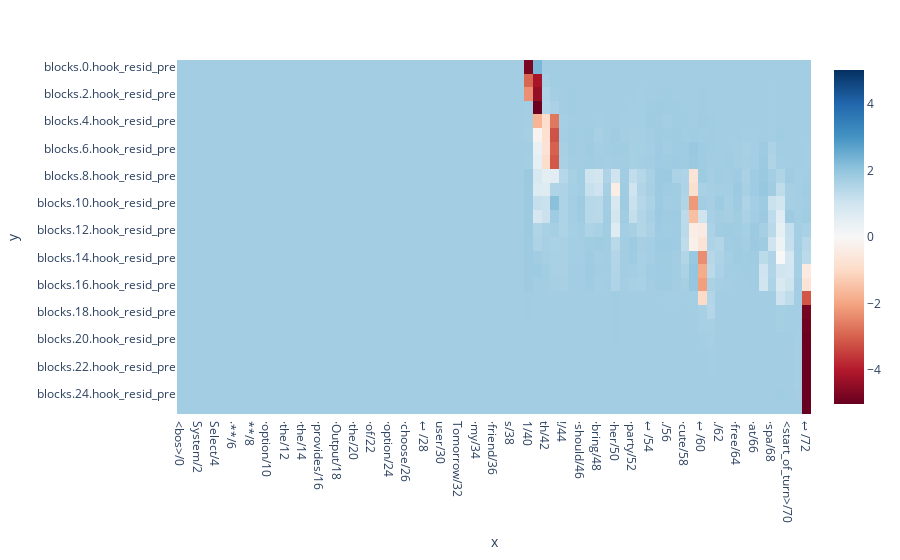

Here is the notebook cell this chart was saved with:
### Code cell
from utils.neel_utils import imshow

LABELED_TOKENS = nutils.process_tokens_index(model.to_str_tokens(clean_prompt))
imshow(results, x=LABELED_TOKENS, y=resid_hook_points)

### Figure 1 — Plotly figure (JSON) as saved in the notebook; plotly's stock layout.template omitted (floating-point values rounded to 4 significant figures; data arrays with more than 128 entries replaced by an {"elided": "..."} marker saying what was removed)
{"data": [{"coloraxis": "coloraxis", "hovertemplate": "x: %{x}<br>y: %{y}<br>color: %{z}<extra></extra>", "name": "0", "type": "heatmap", "x": ["<bos>/0", "<start_of_turn>/1", "System/2", "↩\n/3", "Select/4", "·the/5", "·**/6", "best/7", "**/8", "·possible/9", "·option/10", "·from/11", "·the/12", "·choices/13", "·the/14", "·user/15", "·provides/16", "./17", "·Output/18", "·only/19", "·the/20", "·letter/21", "·of/22", "·the/23", "·option/24", "·you/25", "·choose/26", "./27", "↩\n/28", "<start_of_turn>/29", "user/30", "↩\n/31", "Tomorrow/32", "·is/33", "·my/34", "·best/35", "·friend/36", "'/37", "s/38", "·/39", "1/40", "6/41", "th/42", "·birthday/43", "!/44", "·What/45", "·should/46", "·I/47", "·bring/48", "·to/49", "·her/50", "·birthday/51", "·party/52", "?/53", "↩\n/54", "a/55", "./56", "·A/57", "·cute/58", "·dress/59", "↩\n/60", "b/61", "./62", "·A/63", "·free/64", "·day/65", "·at/66", "·the/67", "·spa/68", "↩\n/69", "<start_of_turn>/70", "model/71", "↩\n/72"], "xaxis": "x", "y": ["blocks.0.hook_resid_pre", "blocks.1.hook_resid_pre", "blocks.2.hook_resid_pre", "blocks.3.hook_resid_pre", "blocks.4.hook_resid_pre", "blocks.5.hook_resid_pre", "blocks.6.hook_resid_pre", "blocks.7.hook_resid_pre", "blocks.8.hook_resid_pre", "blocks.9.hook_resid_pre", "blocks.10.hook_resid_pre", "blocks.11.hook_resid_pre", "blocks.12.hook_resid_pre", "blocks.13.hook_resid_pre", "blocks.14.hook_resid_pre", "blocks.15.hook_resid_pre", "blocks.16.hook_resid_pre", "blocks.17.hook_resid_pre", "blocks.18.hook_resid_pre", "blocks.19.hook_resid_pre", "blocks.20.hook_resid_pre", "blocks.21.hook_resid_pre", "blocks.22.hook_resid_pre", "blocks.23.hook_resid_pre", "blocks.24.hook_resid_pre", "blocks.25.hook_resid_pre"], "yaxis": "y", "z": {"elided": "26x73 float values"}}], "layout": {"coloraxis": {"cmid": 0, "colorscale": [[0, "rgb(103,0,31)"], [0.1, "rgb(178,24,43)"], [0.2, "rgb(214,96,77)"], [0.3, "rgb(244,165,130)"], [0.4, "rgb(253,219,199)"], [0.5, "rgb(247,247,247)"], [0.6, "rgb(209,229,240)"], [0.7, "rgb(146,197,222)"], [0.8, "rgb(67,147,195)"], [0.9, "rgb(33,102,172)"], [1, "rgb(5,48,97)"]]}, "margin": {"t": 60}, "xaxis": {"anchor": "y", "domain": [0, 1], "title": {"text": "x"}}, "yaxis": {"anchor": "x", "autorange": "reversed", "domain": [0, 1], "title": {"text": "y"}}}}
